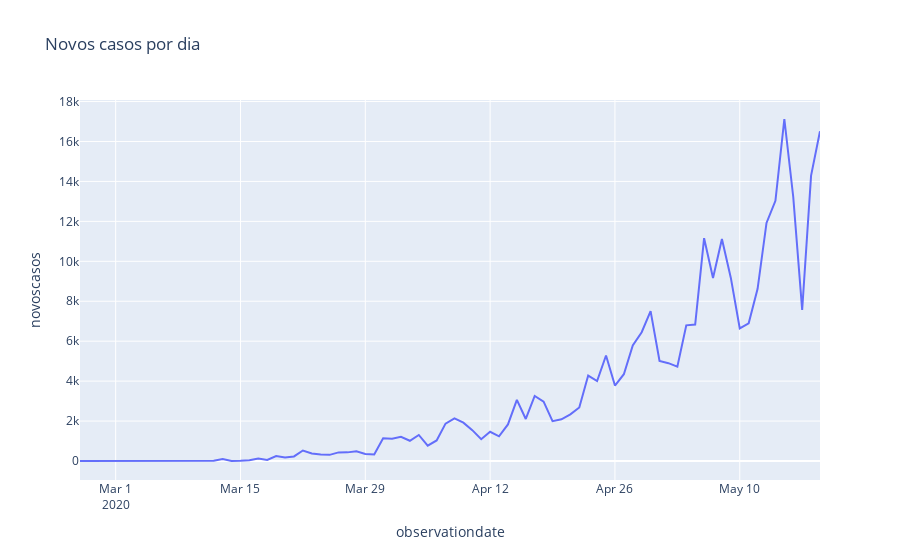

Source (notebook cell):
### Code cell
# Vsualizando em grafico os dados
px.line(brasil, x='observationdate', y='novoscasos', title='Novos casos por dia' )
